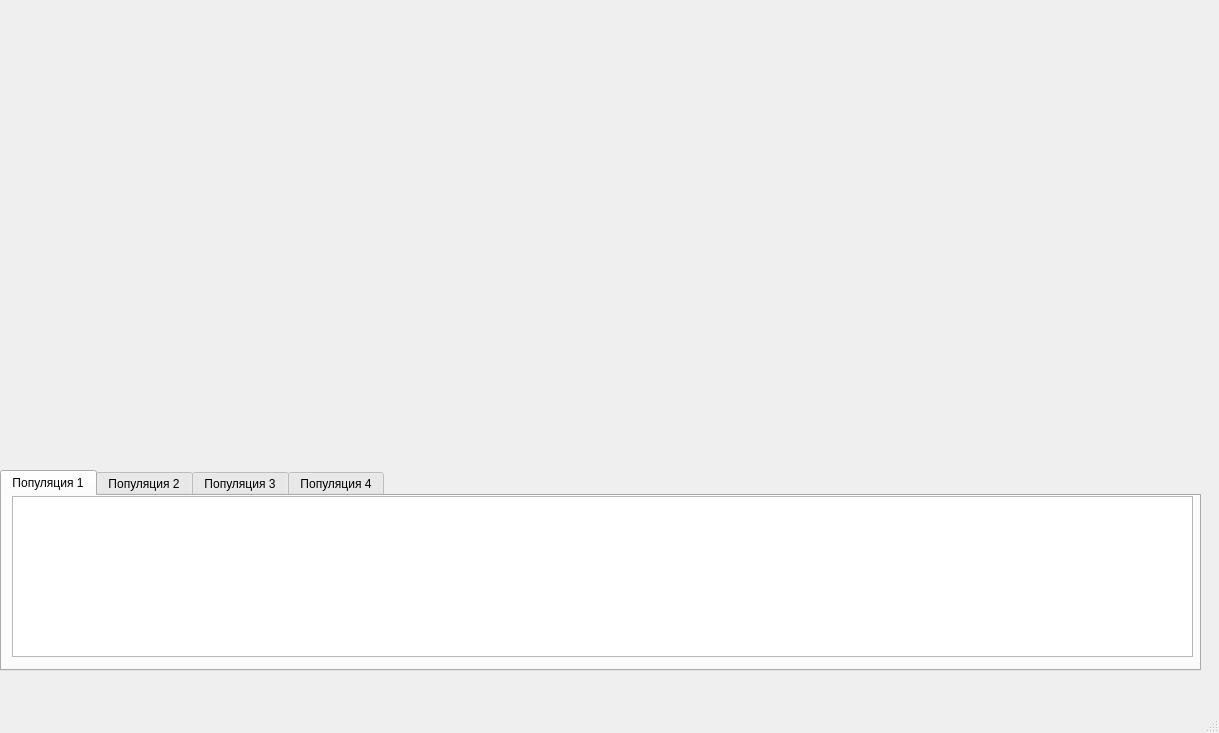
<?xml version="1.0" encoding="UTF-8"?>
<ui version="4.0">
 <class>UnitTestGenerator</class>
 <widget class="QMainWindow" name="UnitTestGenerator">
  <property name="geometry">
   <rect>
    <x>0</x>
    <y>0</y>
    <width>1219</width>
    <height>733</height>
   </rect>
  </property>
  <property name="windowTitle">
   <string>UnitTestGenerator</string>
  </property>
  <widget class="QWidget" name="centralwidget">
   <widget class="QTabWidget" name="tabWidget_populations">
    <property name="geometry">
     <rect>
      <x>0</x>
      <y>470</y>
      <width>1201</width>
      <height>201</height>
     </rect>
    </property>
    <property name="currentIndex">
     <number>0</number>
    </property>
    <widget class="QWidget" name="tab_1">
     <attribute name="title">
      <string>Популяция 1</string>
     </attribute>
     <widget class="QPlainTextEdit" name="plainTextEdit_1">
      <property name="geometry">
       <rect>
        <x>10</x>
        <y>0</y>
        <width>1181</width>
        <height>161</height>
       </rect>
      </property>
     </widget>
    </widget>
    <widget class="QWidget" name="tab_2">
     <attribute name="title">
      <string>Популяция 2</string>
     </attribute>
     <widget class="QPlainTextEdit" name="plainTextEdit_2">
      <property name="geometry">
       <rect>
        <x>10</x>
        <y>10</y>
        <width>1181</width>
        <height>151</height>
       </rect>
      </property>
     </widget>
    </widget>
    <widget class="QWidget" name="tab_3">
     <attribute name="title">
      <string>Популяция 3</string>
     </attribute>
     <widget class="QPlainTextEdit" name="plainTextEdit_3">
      <property name="geometry">
       <rect>
        <x>10</x>
        <y>0</y>
        <width>1181</width>
        <height>161</height>
       </rect>
      </property>
     </widget>
    </widget>
    <widget class="QWidget" name="tab_4">
     <attribute name="title">
      <string>Популяция 4</string>
     </attribute>
     <widget class="QPlainTextEdit" name="plainTextEdit_4">
      <property name="geometry">
       <rect>
        <x>10</x>
        <y>10</y>
        <width>1181</width>
        <height>151</height>
       </rect>
      </property>
     </widget>
    </widget>
   </widget>
  </widget>
  <widget class="QMenuBar" name="menubar">
   <property name="geometry">
    <rect>
     <x>0</x>
     <y>0</y>
     <width>1219</width>
     <height>25</height>
    </rect>
   </property>
  </widget>
  <widget class="QStatusBar" name="statusbar"/>
 </widget>
 <resources/>
 <connections/>
</ui>
